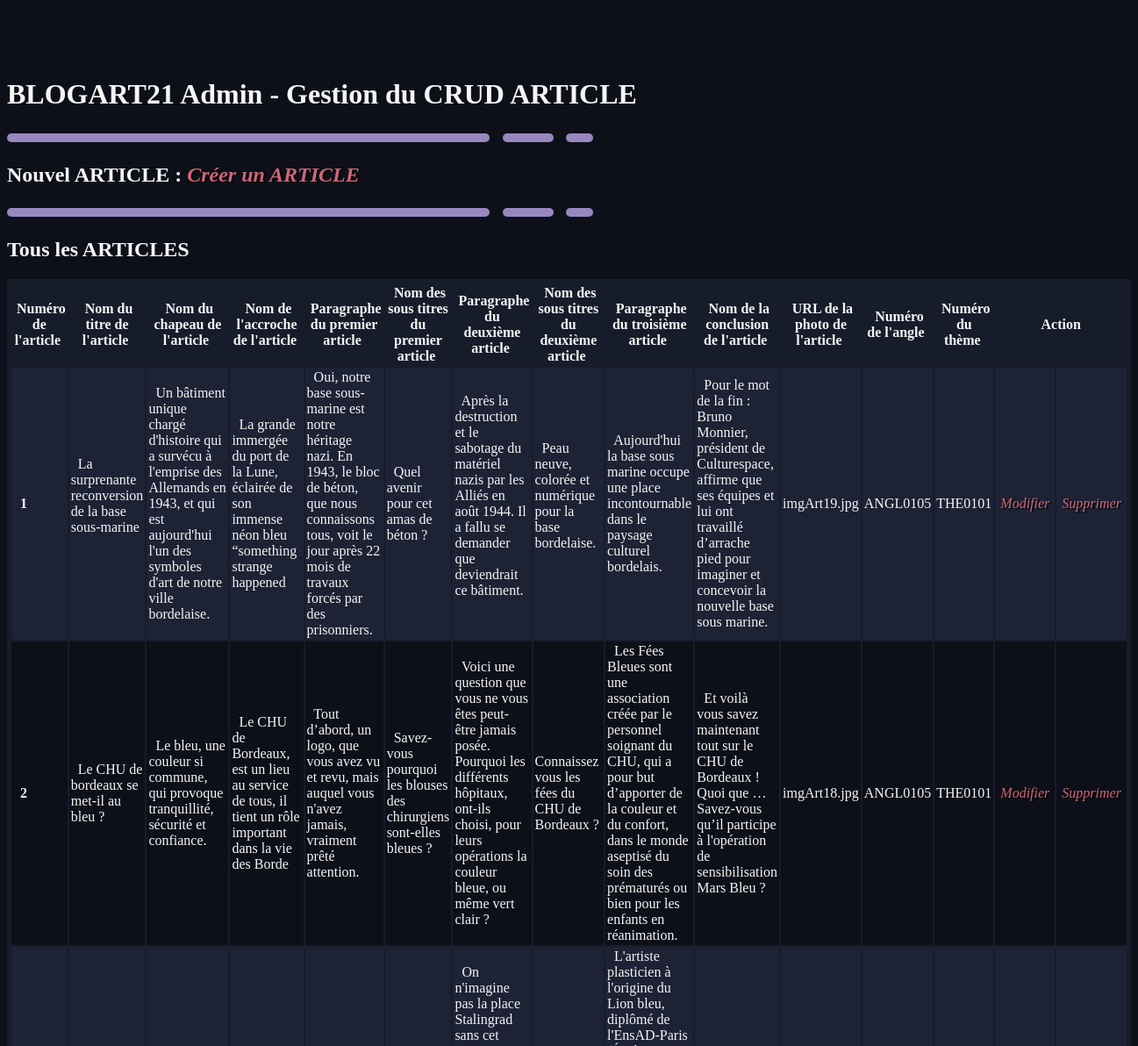
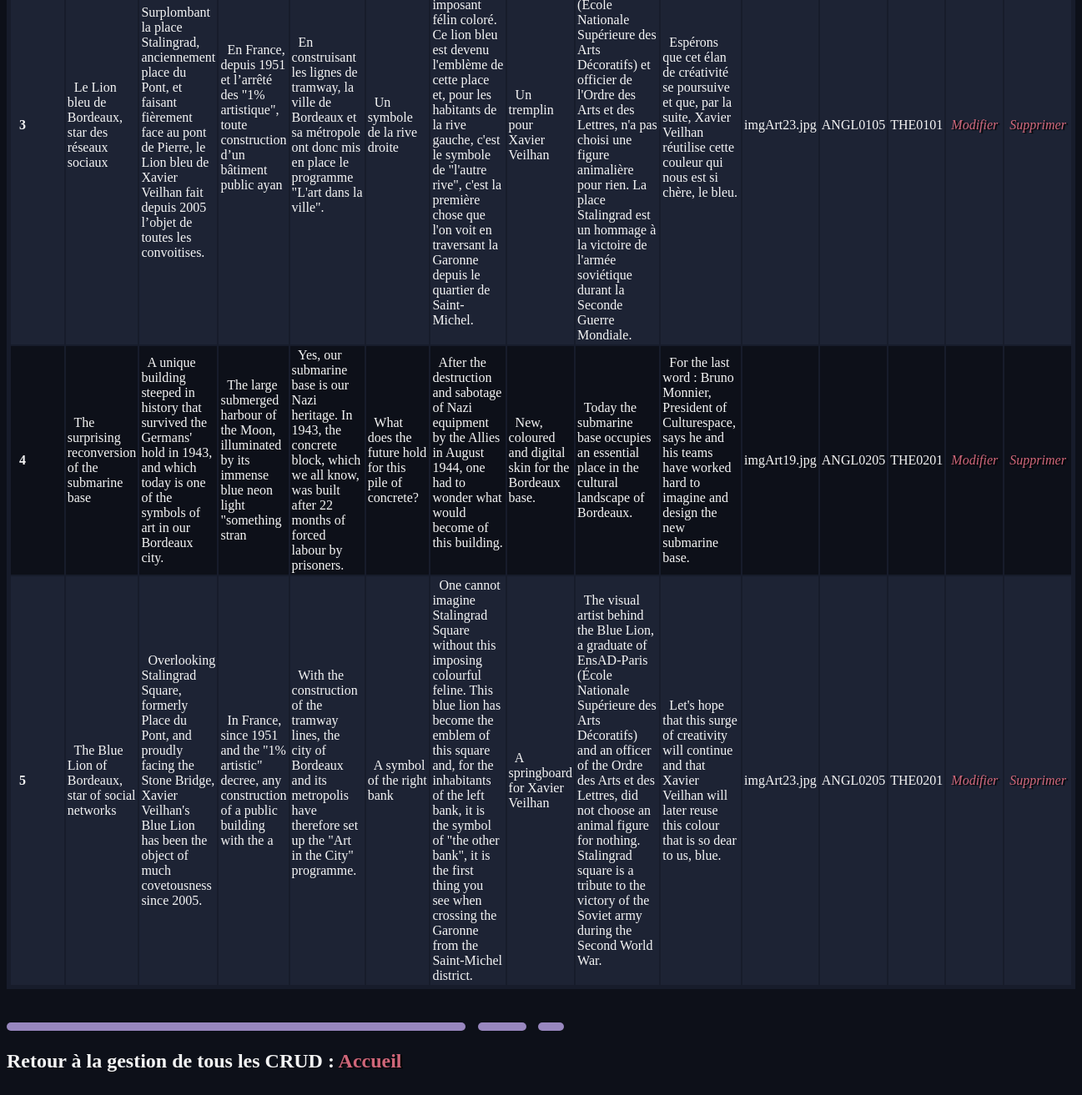
/back/article/article.php, run on the app's committed database (2 pictures, top to bottom).
### tables this page shows
CREATE TABLE `ARTICLE` (
  `numArt` int(8) NOT NULL,
  `dtCreArt` datetime DEFAULT NULL,
  `libTitrArt` char(100) DEFAULT NULL,
  `libChapoArt` text,
  `libAccrochArt` char(100) DEFAULT NULL,
  `parag1Art` text,
  `libSsTitr1Art` char(100) DEFAULT NULL,
  `parag2Art` text,
  `libSsTitr2Art` char(100) DEFAULT NULL,
  `parag3Art` text,
  `libConclArt` text,
  `urlPhotArt` char(70) DEFAULT NULL,
  `numAngl` char(8) NOT NULL,
  `numThem` char(8) NOT NULL
);

### CLASS_CRUD/article.class.php (called while the page is built, shortened)
<?php
require_once __DIR__ . '../../CONNECT/database.php';
class ARTICLE{
    function get_AllArt()
    {
        global $db;
        $query = 'SELECT * FROM ARTICLE;';
        $result = $db->query($query);
        $allStatuts = $result->fetchAll();
        return ($allStatuts);
    }
}

### back/article/article.php (the view, shortened to what this page needs)
<?
require_once __DIR__ . '/../../CLASS_CRUD/article.class.php';
$monStatutArt = new ARTICLE;
?>
<!DOCTYPE html>
<html lang="fr">
<head>
    <link href="../../back/css/style.css" rel="stylesheet" type="text/css" />
</head>
<body>
<h1>BLOGART21 Admin - Gestion du CRUD ARTICLE</h1>
<img class="soulignage2" src="../../front/assets/icons/soulignage.svg"> <br />
<h2>Nouvel ARTICLE :&nbsp;<a href="./createArticle.php"><i>Créer un ARTICLE</i></a></h2>
<img class="soulignage2" src="../../front/assets/icons/soulignage.svg"> <br />
<h2>Tous les ARTICLES</h2>
<table border="3" bgcolor="aliceblue">
<thead>
    <tr>
    <th>&nbsp;Numéro de l'article&nbsp;</th>
        <th>&nbsp;Nom du titre de l'article&nbsp;</th>
        <th>&nbsp;Nom du chapeau de l'article&nbsp;</th>
        <th>&nbsp;Nom de l'accroche de l'article&nbsp;</th>
        <th>&nbsp;Paragraphe du premier article&nbsp;</th>
        <th>&nbsp;Nom des sous titres du premier article&nbsp;</th>
        <th>&nbsp;Paragraphe du deuxième article&nbsp;</th>
        <th>&nbsp;Nom des sous titres du deuxième article&nbsp;</th>
        <th>&nbsp;Paragraphe du troisième article&nbsp;</th>
        <th>&nbsp;Nom de la conclusion de l'article&nbsp;</th>
        <th>&nbsp;URL de la photo de l'article&nbsp;</th>
        <th>&nbsp;Numéro de l'angle&nbsp;</th>
        <th>&nbsp;Numéro du thème&nbsp;</th>
        <th colspan="2">&nbsp;Action&nbsp;</th>
    </tr>
</thead>
<tbody>
<?
$allStatuts = $monStatutArt->get_AllArt();
foreach($allStatuts as $row) {
?>
    <tr>
    <td><h4>&nbsp; <?= $row["numArt"]; ?> &nbsp;</h4></td>
    <td>&nbsp; <?php echo $row["libTitrArt"]; ?> &nbsp;</td>
    <td>&nbsp; <?php echo $row["libChapoArt"]; ?> &nbsp;</td>
    <td>&nbsp; <?php echo $row["libAccrochArt"]; ?> &nbsp;</td>
    <td>&nbsp; <?php echo $row["parag1Art"]; ?> &nbsp;</td>
    <td>&nbsp; <?php echo $row["libSsTitr1Art"]; ?> &nbsp;</td>
    <td>&nbsp; <?php echo $row["parag2Art"]; ?> &nbsp;</td>
    <td>&nbsp; <?php echo $row["libSsTitr2Art"]; ?> &nbsp;</td>
    <td>&nbsp; <?php echo $row["parag3Art"]; ?> &nbsp;</td>
    <td>&nbsp; <?php echo $row["libConclArt"]; ?> &nbsp;</td>
    <td>&nbsp; <?php echo $row["urlPhotArt"]; ?> &nbsp;</td>
    <td>&nbsp; <?php echo $row["numAngl"]; ?> &nbsp;</td>
    <td>&nbsp; <?php echo $row["numThem"]; ?> &nbsp;</td>
    <td>&nbsp;<a href="./updateArticle.php?id=<?=$row["numArt"]; ?>"><i>Modifier</i></a>&nbsp;
    <br /></td>
    <td>&nbsp;<a href="./deleteArticle.php?id=<?=$row["numArt"]; ?>"><i>Supprimer</i></a>&nbsp;
    <br /></td>
    </tr>
<?
}
?>
</tbody>
</table>
<br><br>
</body>
</html>

### back/css/style.css (style rules this page uses)
body { background-color: #0D1019; color: #F5F5F5; padding-top: 60px; padding-bottom: 40px; font-family: "Gotham rounded book"; }
h1 { font-family: "Gotham ultra"; }
h2 { font-family: "Gotham rounded book"; }
table { background-color: #171c2b; border-color: rgba(255, 255, 0, 0); border-collapse:inherit; box-shadow: 0; }
a { text-decoration: none; font-family: "Gotham rounded book"; font-style: normal; color: #CF6679; text-shadow: 2px 1px 1px black; }
tbody tr:nth-child(odd) { background-color:#1d2334; }
tbody tr:nth-child(even) { background-color:#0D1019; }
td { border-color: #171c2b00; }
th { border-color: #171c2b00; }

### data on the page
article: numArt "1", libTitrArt "La surprenante reconversion de la base sous-marine", libChapoArt "Un bâtiment unique chargé d'histoire qui a survécu à l'emprise des Allemands en 1943, et qui est aujourd'hui l'un des symboles d'art de notre ville bordelaise.", libAccrochArt "La grande immergée du port de la Lune, éclairée de son immense néon bleu “something strange happened", parag1Art "Oui, notre base sous-marine est notre héritage nazi. En 1943, le bloc de béton, que nous connaissons tous, voit le jour après 22 mois de travaux forcés par des prisonniers.", libSsTitr1Art "Quel avenir pour cet amas de béton ?", parag2Art "Après la destruction et le sabotage du matériel nazis par les Alliés en août 1944. Il a fallu se demander que deviendrait ce bâtiment.", libSsTitr2Art "Peau neuve, colorée et numérique pour la base bordelaise.", parag3Art "Aujourd'hui la base sous marine occupe une place incontournable dans le paysage culturel bordelais.", libConclArt "Pour le mot de la fin : Bruno Monnier, président de Culturespace, affirme que ses équipes et lui ont travaillé d’arrache pied pour imaginer et concevoir la nouvelle base sous marine.", urlPhotArt "imgArt19.jpg", numAngl "ANGL0105", numThem "THE0101"
article: numArt "2", libTitrArt "Le CHU de bordeaux se met-il au bleu ?", libChapoArt "Le bleu, une couleur si commune, qui provoque tranquillité, sécurité et confiance.", libAccrochArt "Le CHU de Bordeaux, est un lieu au service de tous, il tient un rôle important dans la vie des Borde", parag1Art "Tout d’abord, un logo, que vous avez vu et revu, mais auquel vous n'avez jamais, vraiment prêté attention.", libSsTitr1Art "Savez-vous pourquoi les blouses des chirurgiens sont-elles bleues ?", parag2Art "Voici une question que vous ne vous êtes peut-être jamais posée. Pourquoi les différents hôpitaux, ont-ils choisi, pour leurs opérations la couleur bleue, ou même vert clair ?", libSsTitr2Art "Connaissez vous les fées du CHU de Bordeaux ?", parag3Art "Les Fées Bleues sont une association créée par le personnel soignant du CHU, qui a pour but d’apporter de la couleur et du confort, dans le monde aseptisé du soin des prématurés ou bien pour les enfants en réanimation.", libConclArt "Et voilà vous savez maintenant tout sur le CHU de Bordeaux ! Quoi que … Savez-vous qu’il participe à l'opération de sensibilisation Mars Bleu ?", urlPhotArt "imgArt18.jpg", numAngl "ANGL0105", numThem "THE0101"
article: numArt "3", libTitrArt "Le Lion bleu de Bordeaux, star des réseaux sociaux", libChapoArt "Surplombant la place Stalingrad, anciennement place du Pont, et faisant fièrement face au pont de Pierre, le Lion bleu de Xavier Veilhan fait depuis 2005 l’objet de toutes les convoitises.", libAccrochArt "En France, depuis 1951 et l’arrêté des \"1% artistique\", toute construction d’un bâtiment public ayan", parag1Art "En construisant les lignes de tramway, la ville de Bordeaux et sa métropole ont donc mis en place le programme \"L'art dans la ville\".", libSsTitr1Art "Un symbole de la rive droite", parag2Art "On n'imagine pas la place Stalingrad sans cet imposant félin coloré. Ce lion bleu est devenu l'emblème de cette place et, pour les habitants de la rive gauche, c'est le symbole de \"l'autre rive\", c'est la première chose que l'on voit en traversant la Garonne depuis le quartier de Saint-Michel.", libSsTitr2Art "Un tremplin pour Xavier Veilhan", parag3Art "L'artiste plasticien à l'origine du Lion bleu, diplômé de l'EnsAD-Paris (École Nationale Supérieure des Arts Décoratifs) et officier de l'Ordre des Arts et des Lettres, n'a pas choisi une figure animalière pour rien. La place Stalingrad est un hommage à la victoire de l'armée soviétique durant la Seconde Guerre Mondiale.", libConclArt "Espérons que cet élan de créativité se poursuive et que, par la suite, Xavier Veilhan réutilise cette couleur qui nous est si chère, le bleu.", urlPhotArt "imgArt23.jpg", numAngl "ANGL0105", numThem "THE0101"
article: numArt "4", libTitrArt "The surprising reconversion of the submarine base", libChapoArt "A unique building steeped in history that survived the Germans' hold in 1943, and which today is one of the symbols of art in our Bordeaux city.", libAccrochArt "The large submerged harbour of the Moon, illuminated by its immense blue neon light \"something stran", parag1Art "Yes, our submarine base is our Nazi heritage. In 1943, the concrete block, which we all know, was built after 22 months of forced labour by prisoners.", libSsTitr1Art "What does the future hold for this pile of concrete?", parag2Art "After the destruction and sabotage of Nazi equipment by the Allies in August 1944, one had to wonder what would become of this building.", libSsTitr2Art "New, coloured and digital skin for the Bordeaux base.", parag3Art "Today the submarine base occupies an essential place in the cultural landscape of Bordeaux.", libConclArt "For the last word : Bruno Monnier, President of Culturespace, says he and his teams have worked hard to imagine and design the new submarine base.", urlPhotArt "imgArt19.jpg", numAngl "ANGL0205", numThem "THE0201"
article: numArt "5", libTitrArt "The Blue Lion of Bordeaux, star of social networks", libChapoArt "Overlooking Stalingrad Square, formerly Place du Pont, and proudly facing the Stone Bridge, Xavier Veilhan's Blue Lion has been the object of much covetousness since 2005.", libAccrochArt "In France, since 1951 and the \"1% artistic\" decree, any construction of a public building with the a", parag1Art "With the construction of the tramway lines, the city of Bordeaux and its metropolis have therefore set up the \"Art in the City\" programme.", libSsTitr1Art "A symbol of the right bank", parag2Art "One cannot imagine Stalingrad Square without this imposing colourful feline. This blue lion has become the emblem of this square and, for the inhabitants of the left bank, it is the symbol of \"the other bank\", it is the first thing you see when crossing the Garonne from the Saint-Michel district.", libSsTitr2Art "A springboard for Xavier Veilhan", parag3Art "The visual artist behind the Blue Lion, a graduate of EnsAD-Paris (École Nationale Supérieure des Arts Décoratifs) and an officer of the Ordre des Arts et des Lettres, did not choose an animal figure for nothing. Stalingrad square is a tribute to the victory of the Soviet army during the Second World War.", libConclArt "Let's hope that this surge of creativity will continue and that Xavier Veilhan will later reuse this colour that is so dear to us, blue.", urlPhotArt "imgArt23.jpg", numAngl "ANGL0205", numThem "THE0201"
